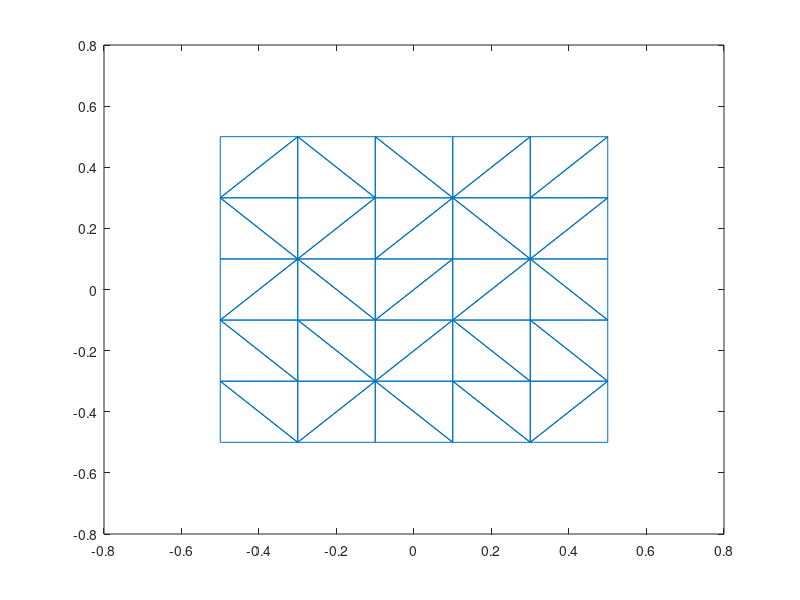

MATLAB code to generate this figure:
% mailleur simpliste + affectation proprietes physiques
% pour l'equation de la chaleur statique en 2D

clc
clear all
close all

disp("Maillage d'une grille de taille NxN");
N=input('N=');

xoffset = 0.5;
yoffset = 0.5;

num=0;
j=1;
for i=1:N
    num=num+1;
    x(num)=(i-1)/N-xoffset;
    y(num)=(j-1)/N-yoffset;
end

i=N+1;
for j=1:N
    num=num+1;
    x(num)=(i-1)/N-xoffset;
    y(num)=(j-1)/N-yoffset;
end

j=N+1;
for i=N+1:-1:2
    num=num+1;
    x(num)=(i-1)/N-xoffset;
    y(num)=(j-1)/N-yoffset;
end

i=1;
for j=N+1:-1:2
    num=num+1;
    x(num)=(i-1)/N-xoffset;
    y(num)=(j-1)/N-yoffset;
end

for i=2:N
    for j=2:N
        num=num+1;
        x(num)=(i-1)/N-xoffset;
        y(num)=(j-1)/N-yoffset;
    end
end

tri=delaunay(x,y);
triplot(tri, x, y);

NE=length(tri);
NREG=2; %nb de regions surfaciques
for ie=1:NE
    ind=tri(ie,:);
    xe=x(ind);
    ye=y(ind);
    xg=mean(xe);
    yg=mean(ye);
    surf2=(xe(2)-xe(1))*(ye(3)-ye(1))-(ye(2)-ye(1))*(xe(3)-xe(1));
    if (surf2<0) % mal oriente => echange des noeuds 2 et 3
       n2=tri(ie,2); 
       n3=tri(ie,3);
       tri(ie,3)=n2;
       tri(ie,2)=n3;
       fprintf(1, 'echange des noeuds %d %d dans  %d\n', n2, n3, ie);
    end    
    if (xg>=0.4) & (xg<=0.6) & (yg>=0.4) & (yg<=0.6)
       reg(ie)=2;
    else
       reg(ie)=1;
    end;
end   

    
fid=fopen('therm.pro', 'w');
fprintf(fid, '%s\n','NOEUDS');
fprintf(fid, '%d\n',num);
n=1:num;
output=[n; x; y];
fprintf(fid, '%5d%15.5f%15.5f\n', output);
fprintf(fid,'\n');
fprintf(fid, '%s\n','ELEMENTS_SURFACIQUES_&_LINEIQUES');
fprintf(fid, '%5d\n', NE+4*N); %4 regions lineiques de N elements

%elements surfaciques
output=[2*ones(NE,1)'; 3*ones(NE,1)'; reg; tri'];
fprintf(fid, '%5d%5d%5d%8d%8d%8d\n', output);
%elements lineiques
%1ere region lineique en y=0
NREG=NREG+1;
reg=NREG*ones(N,1);
lin=[1:N; 2:N+1];
output=[ones(N,1)'; 2*ones(N,1)'; reg'; lin];
fprintf(fid, '%5d%5d%5d%8d%8d\n', output);

%2eme region lineique en x=1
NREG=NREG+1;
reg=NREG*ones(N,1);
lin=[N+1:2*N; N+2:2*N+1];
output=[ones(N,1)'; 2*ones(N,1)'; reg'; lin];
fprintf(fid, '%5d%5d%5d%8d%8d\n', output);

%3eme region lineique en y=1
NREG=NREG+1;
reg=NREG*ones(N,1);
lin=[2*N+1:3*N; 2*N+2:3*N+1];
output=[ones(N,1)'; 2*ones(N,1)'; reg'; lin];
fprintf(fid, '%5d%5d%5d%8d%8d\n', output);

%4eme region lineique en x=0
NREG=NREG+1;
reg=NREG*ones(N,1);
lin=[3*N+1:4*N; 3*N+2:4*N+1];
lin(2,N)=1; %couture
output=[ones(N,1)'; 2*ones(N,1)'; reg'; lin];
fprintf(fid, '%5d%5d%5d%8d%8d\n', output);
fprintf(fid,'\n');


fprintf(fid, '%s\n','AFFECTATION_PROPRIETES_PHYSIQUES');
fprintf(fid, '%5d\n', NREG);
kth=zeros(NREG,1);
qth=zeros(NREG,1);
hcv=zeros(NREG,1);
Ta =zeros(NREG,1);

%conductivite & source dans les regions surfaciques
kth=[5.0 10.0 0.0 0.0 0.0 0.0];
qth=[0.0 10.0 0.0 0.0 0.0 0.0];

%echange dans les regions lineiques
hcv = [0.0 0.0 10.0 10.0 10.0 10.0];
Ta =  [0.0 0.0  350  350  350  350];

output=[kth; qth; hcv; Ta];
fprintf(fid, '%15.5f%15.5f%15.5f%15.5f\n', output);
fprintf(fid,'\n');

fprintf(fid, '%s\n','CONDITIONS_AUX_LIMITES');
fprintf(fid, '%5d\n', 0);

%fprintf(fid, '%5d\n', 2*(N+1));
% Dirichlet T=300 en y=0
%output=[1:N+1; 300*ones(N+1,1)'];
%fprintf(fid, '%8d%15.5f\n', output);
% Dirichlet T=500 en y=1
%output=[2*N+1:3*N+1; 500*ones(N+1,1)'];
%fprintf(fid, '%8d%15.5f\n', output);

fclose(fid);
